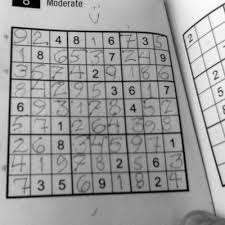
#> input picture 5_Programmation/test/4_seuillage/sudoku.jpeg, 225 x 225 px
$ python otsu.py
#> lines starting #> are read from the running program, lines starting #| are printed output that depends on the picture; after the words box and inside, x2 and y2 are one past the last pixel; in counts of white or black regions, pixels touching at a corner belong together
#otsu.py / 18.11.2020 / Robin Forestier
#import de la bibliothèque opencv
import cv2

#charge l'image sudoku.jpeg dans img
img = cv2.imread('sudoku.jpeg',0)
#> img is the input picture: shape (225, 225); min 0, max 255, mean 156.7

#réalisation d'un lissage gaussian
blur = cv2.GaussianBlur(img,(5,5),0)
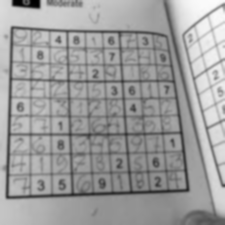
#> blur: shape (225, 225); min 0, max 251, mean 156.7
#réalisation du seuillage
ret2, otsu = cv2.threshold(blur, 0, 255, cv2.THRESH_BINARY+cv2.THRESH_OTSU)
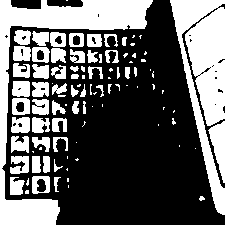
#> otsu: shape (225, 225); 38.4% white; 97 white regions (45 under 20 px), largest, box (x1, y1, x2, y2) and area: (0, 0, 153, 225) 6457, (170, 0, 225, 215) 5677, (208, 121, 225, 183) 572
#> ret2 = 163

#affichage de l'image original et de l'image modifiée
cv2.imshow('otsu',otsu)
cv2.imshow('original',img)

#attendre qu'une touch soit pressée
cv2.waitKey(0)
#ferme toutes les fenêtre
cv2.destroyAllWindows()
